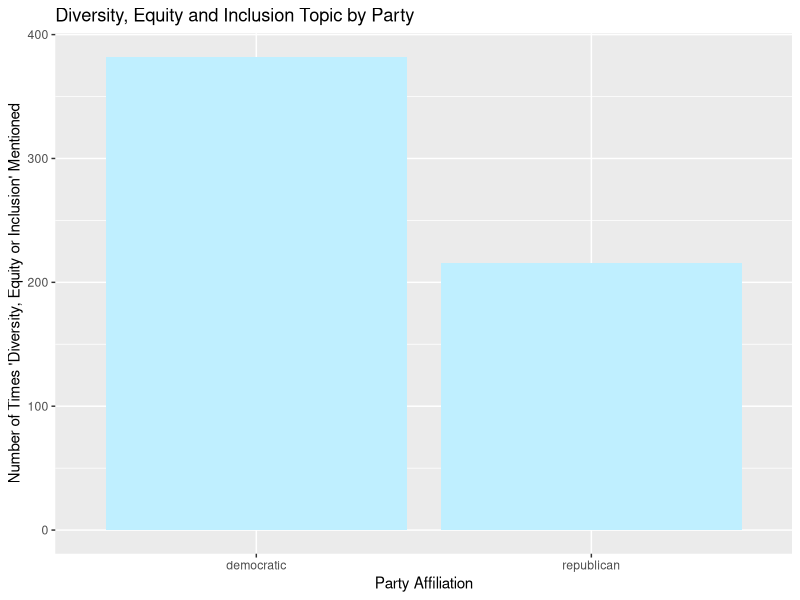

Here is the R script that generated this plot:
## ---- chunk 1
library(tidyverse)
diversity_data <- read.csv("data/district_tabular_data.csv")
## ---- chunk 2
diversity_data <- diversity_data |>
  select(topic_diversity_equity_and_inclusion, majority_vote, white_share_category, hh_median_income_category)
## ---- chunk 3
div_count <- diversity_data |>
  group_by(majority_vote) |>
  filter(!is.na(majority_vote), topic_diversity_equity_and_inclusion == 1) |>
  count()
div_count |>
ggplot(mapping = aes(x = majority_vote, y = n)) +
  geom_bar(stat = "identity", fill = "lightblue1") +
  labs(title = "Diversity, Equity and Inclusion Topic by Party", x = "Party Affiliation", y = "Number of Times 'Diversity, Equity or Inclusion' Mentioned")
